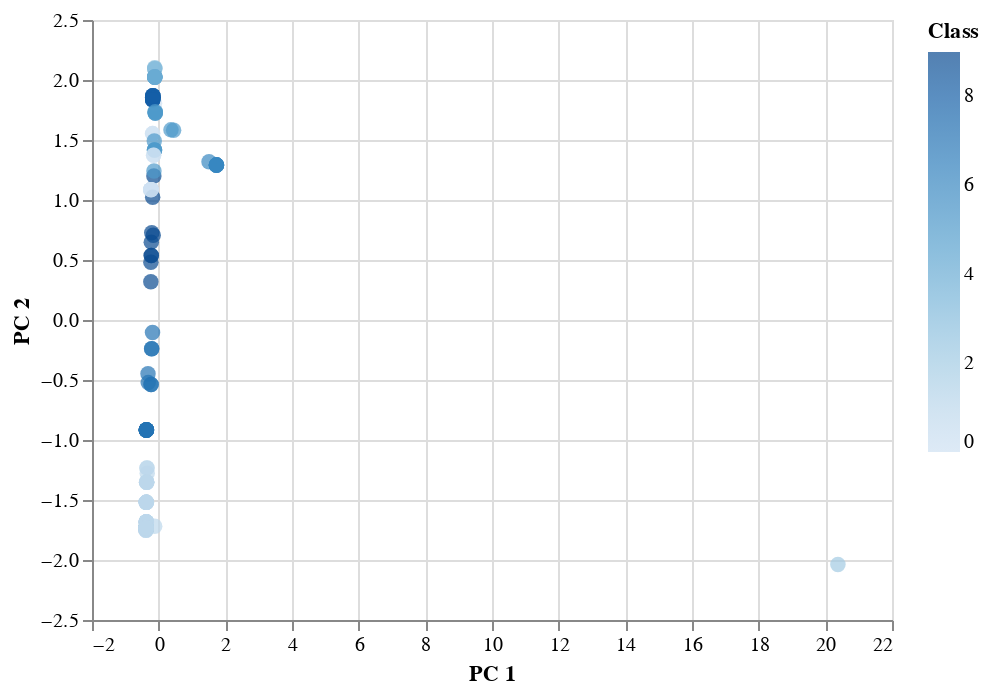

This figure's notebook cell:
### Code cell
# Plot the scatter with x="PC 1" and y="PC 2"
# Plot the clusters
alt.Chart(clustered_df).mark_circle(size=60).encode(
    x="PC 1",
    y="PC 2",
    color='Class',
    tooltip=['CoinName', 'Algorithm', 'TotalCoinsMined', 'CirculatingSupply']
).interactive()

### Figure 1 — Vega-Lite specification as saved in the notebook (floating-point values rounded to 4 significant figures; data arrays with more than 128 entries replaced by an {"elided": "..."} marker saying what was removed)
{"config": {"view": {"continuousWidth": 400, "continuousHeight": 300}}, "data": {"name": "data-1f784c774347ef63c8dc6fca4d757651"}, "mark": {"type": "circle", "size": 60}, "encoding": {"color": {"type": "quantitative", "field": "Class"}, "tooltip": [{"type": "nominal", "field": "CoinName"}, {"type": "nominal", "field": "Algorithm"}, {"type": "quantitative", "field": "TotalCoinsMined"}, {"type": "quantitative", "field": "CirculatingSupply"}], "x": {"type": "quantitative", "field": "PC 1"}, "y": {"type": "quantitative", "field": "PC 2"}}, "selection": {"selector001": {"type": "interval", "bind": "scales", "encodings": ["x", "y"]}}, "$schema": "https://vega.github.io/schema/vega-lite/v4.8.1.json", "datasets": {"data-1f784c774347ef63c8dc6fca4d757651": {"elided": "140 records"}}}
